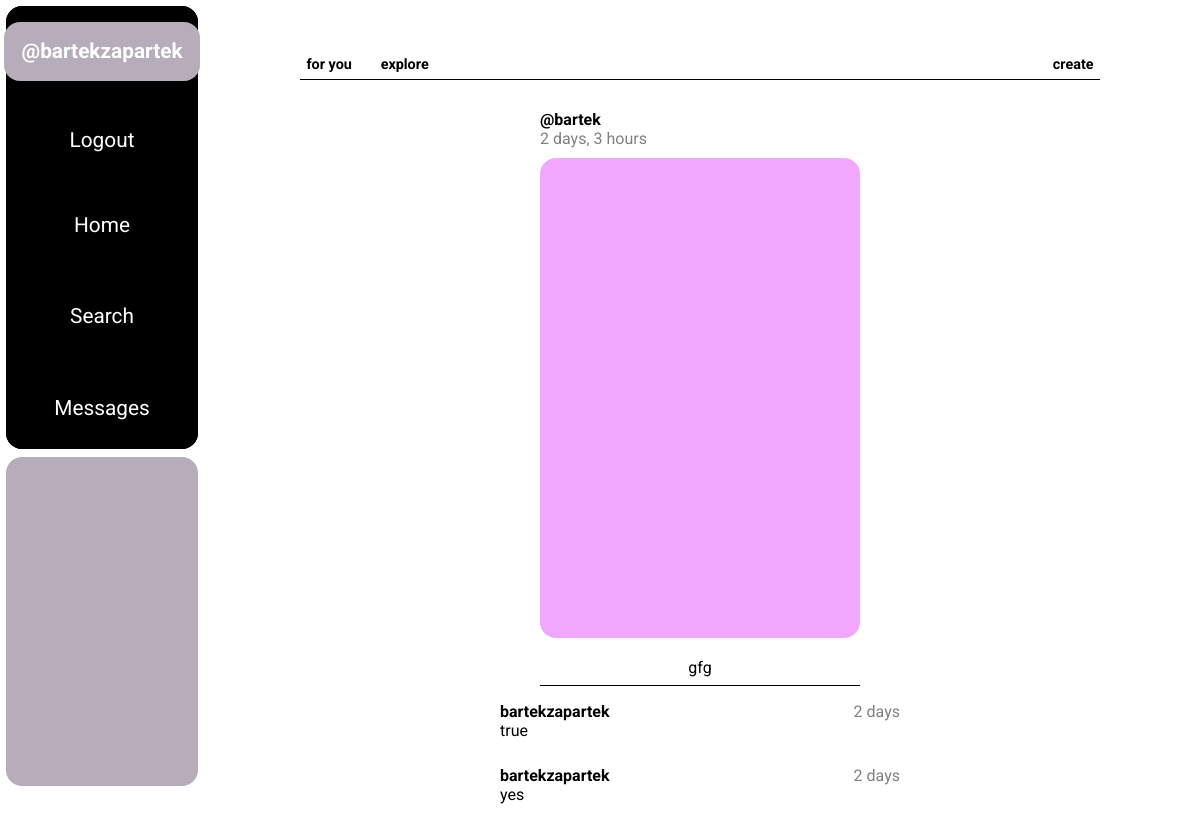
The page / (signed in) on the database its author committed.
### base/models.py (models this page shows)
class Post(models.Model):
    owner = models.ForeignKey(User, on_delete = models.CASCADE)
    likes = models.ManyToManyField(User, related_name = 'post_likes')
    cover = models.ImageField(upload_to = rename, null = True, blank = True)
    description = models.TextField()
    created = models.DateTimeField(auto_now = True)
    updated = models.DateTimeField(auto_now_add = True)

class Comment(models.Model):
    owner = models.ForeignKey(User, on_delete = models.CASCADE)
    post = models.ForeignKey(Post, on_delete = models.CASCADE)
    body = models.TextField(blank = False, null = False)
    created = models.DateTimeField(auto_now = True)
    updated = models.DateTimeField(auto_now_add = True)
    class Meta:
        ordering = ["-created"]

### base/views.py (the view)
# urls.py: path('', views.home_view, name = 'home'),
@login_required(login_url = 'login')
def home_view(request):
    logged_user = UserProfile.objects.get(user = request.user)
    following_users = logged_user.following.all()
    following_posts = []
    post_comments = []
    for user in following_users:
        following_posts += Post.objects.filter(owner = user)
    context = {'following_posts' : following_posts}
    return render(request, 'base/home.html', context)

### base/templates/base/home.html
{% extends 'main.html' %}
{% block static %}
    {% load static %}
    <link rel="stylesheet" href="{% static 'base/home.css' %}">
    <link rel="stylesheet" href="{% static 'base/components/base-navbar-component.css' %}">
    <link rel="stylesheet" href="{% static 'base/components/for-you-page-component.css' %}">
{% endblock static %}
{% block content %}
    <div class = "home-wrapper ">
        {% include 'base/components/base-navbar-component.html' %}
        <div class="home-posts-section">
            {% for post in following_posts %}
                {% include 'base/components/for-you-page-component.html' %}
            {% endfor %}
        </div>
    </div>
{% endblock content %}

### templates/components/user-info-component.html
<div class="user-info-content">
    {% if request.user.is_authenticated %}
    <a href = "{% url 'user-profile' request.user.username %}">
        <div class = "username-item">
                @{{ request.user.username }}
        </div>
    </a>
    <a href = "{% url 'logout' %}">
        <div class = "logout-item">
                Logout
        </div>
    </a>
    {% else %}
    <a href = "{% url 'login' %}">
        <div class = "logout-item">
                Login &#183; Register
        </div>
    </a>
    {% endif %}
</div>

### base/templates/base/components/for-you-page-component.html
<div class="for-you-page-content">
    <div class="fyp-post-info">
        <a href="{% url 'user-profile' post.owner.username %}" class = "fyp-username-link">
                @{{ post.owner.username }}
        </a>
        <p class = "fyp-post-date" >
            {{ post.created | timesince }}
        </p>
    </div>
    <a href = "{% url 'post' post.id %}" class="fyp-post-cover">
        <img src="{{ post.cover.url }}" alt="" srcset="" class = "fyp-post-cover-image">
    </a>
    <div class="fyp-post-description">
        {{ post.description }}
    </div>
    <div class="fyp-comments">
        {% with my_var=post.comment_set.all|slice:":2" %}
        {% for comment in my_var %}
            <div class = "fyp-comment">
                <div class="comment-username-and-date">
                    <div class="comment-username">
                        {{ comment.owner.username }}
                    </div>
                    <div class="comment-date">
                        {{ comment.created | timesince }}
                    </div>
                </div>
                <div class="comment-content">
                    {{ comment.body | slice:":50" }}
                </div>
            </div>
        {% endfor %}
        {% endwith %}
    </div>
</div>

### static/components/preconfig.css (style rules this page uses)
*, *::after, *::before { box-sizing: border-box; padding: 0; margin: 0; }
a, input, label, p { text-decoration: none; color: black; border: none; }

### static/components/user-info-component.css (style rules this page uses)
.user-info-content { display: flex; flex-direction: column; align-items: center; justify-content: space-around; width: 100%; height: 40%; background-color: black; color: white; font-size: 1.3rem; border-radius: 1rem; }
.username-item { padding: 1.1rem; font-weight: 700; background-color: rgb(182, 172, 186); border-radius: 1rem; color: white; transition: padding 0.3s, color 0.3s; }
.logout-item { padding: 1rem; color: white; border-radius: 1rem; transition: padding 0.3s, background-color 0.3s, color 0.3s; }

### base/static/base/home.css (style rules this page uses)
.home-wrapper { display: flex; flex-direction: column; align-items: center; width: 100%; height: 100%; }
.home-posts-section { display: flex; flex-direction: column; align-items: center; width: 100%; height: 80%; }

### base/static/base/components/for-you-page-component.css (style rules this page uses)
.for-you-page-content { display: flex; flex-direction: column; justify-content: space-around; align-items: center; height: 50rem; width: 80%; margin: 3%; }
.fyp-post-info { display: flex; flex-direction: column; align-items: flex-start; height: 3rem; width: 40%; }
.fyp-username-link { font-weight: 700; }
.fyp-post-date { color: gray; }
.fyp-post-cover { width: 40%; display: flex; justify-content: center; }
.fyp-post-cover-image { width: 100%; height: 30rem; overflow: hidden; border-radius: 1rem; transition: opacity 0.3s, scale 0.3s; }
.fyp-post-description { display: flex; justify-content: center; align-items: flex-end; width: 40%; height: 3rem; padding-bottom: 0.5rem; border-bottom: 1px solid black; }
.fyp-comments { display: flex; flex-direction: column; justify-content: space-evenly; margin-top: 0.5rem; width: 50%; height: 8rem; }
.fyp-comment { display: flex; flex-direction: column; height: 3rem; margin-block: 0.5rem; }
.comment-username-and-date { display: flex; justify-content: space-between; width: 100%; }
.comment-username { font-weight: 700; }
.comment-date { color: gray; }
.comment-content { width: 100%; }

### rows shown on the page
Post: owner.username "bartek", created "2 days, 3 hours", cover (picture), description "gfg"
Comment: owner.username "bartekzapartek", created "2 days", body "true"
Comment: owner.username "bartekzapartek", created "2 days", body "yes"

### other values the page prints
{{ request.user.username }} "bartekzapartek"
